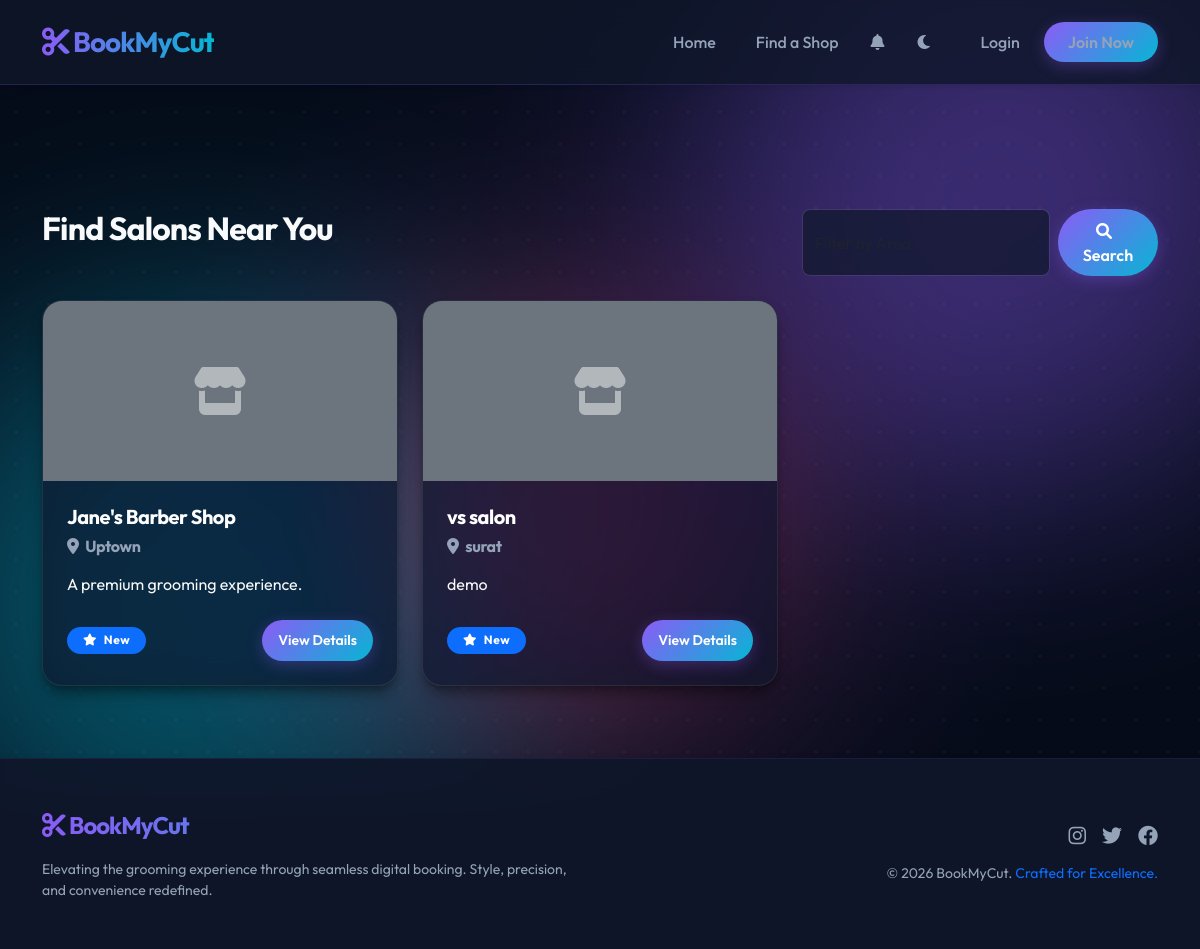
The page /shops on the database as committed earlier.
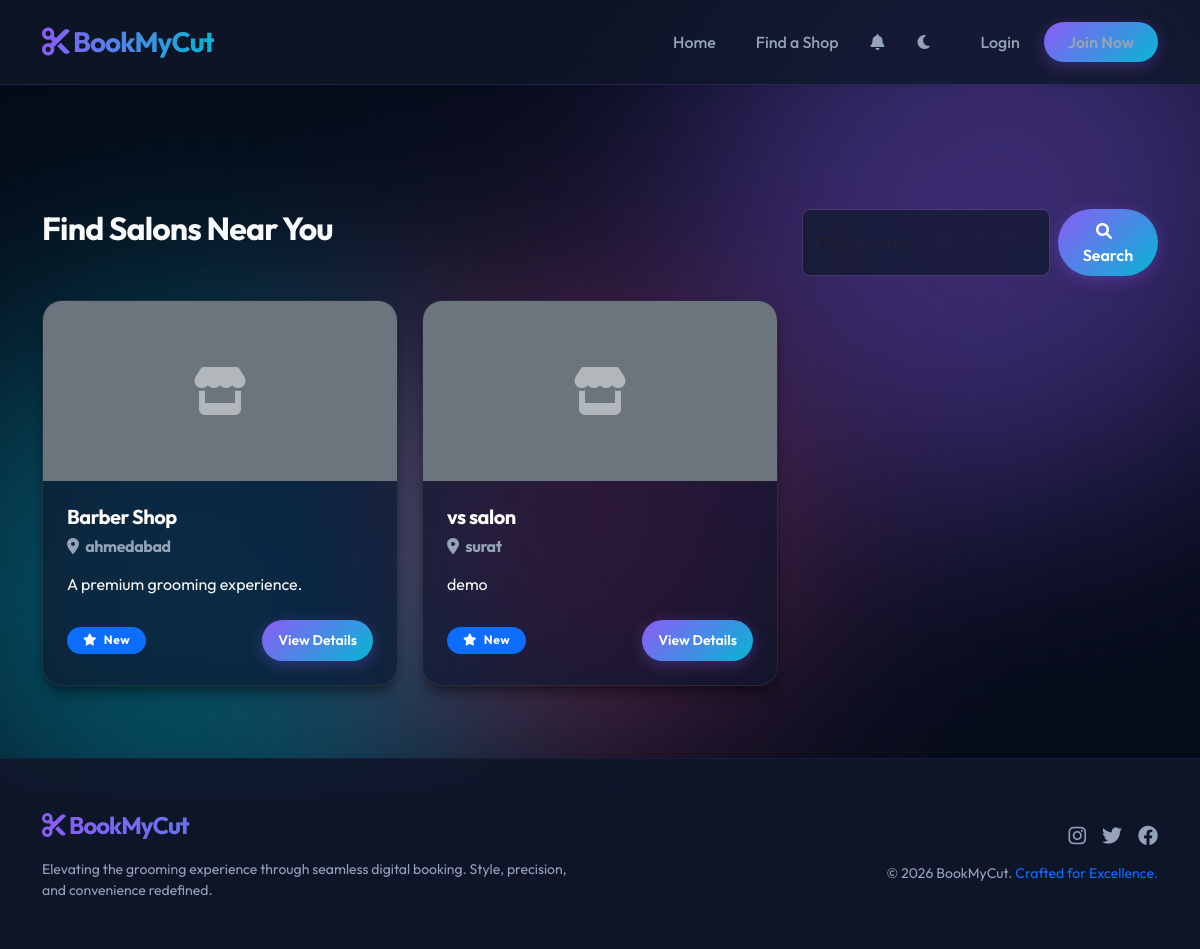
The same page on the database as committed later.
### tables this page shows
CREATE TABLE shops (
    id INTEGER PRIMARY KEY AUTOINCREMENT,
    owner_id INTEGER NOT NULL,
    name VARCHAR(100) NOT NULL,
    area VARCHAR(100) NOT NULL,
    address TEXT NOT NULL,
    description TEXT,
    contact_number VARCHAR(20),
    shop_image VARCHAR(255),
    created_at TIMESTAMP DEFAULT (datetime('now', 'localtime')),
    FOREIGN KEY (owner_id) REFERENCES users(id) ON DELETE CASCADE
);

### app.py (the view, shortened to what this page needs)
@app.route('/shops')
def list_shops():
    cursor = get_db_cursor()
    area_filter = request.args.get('area', '').strip()
    cursor.execute('SELECT DISTINCT area FROM shops WHERE area IS NOT NULL')
    all_areas = [row['area'] for row in cursor.fetchall()]
    for area in all_areas:
        search_index.insert(area)
    query = 'SELECT * FROM shops'
    params = ()
    cursor.execute(query, params)
    shops = [dict(row) for row in cursor.fetchall()]
    for shop in shops:
         cursor.execute('SELECT AVG(rating) as avg_rating FROM reviews WHERE shop_id = ?', (shop['id'],))
         res = cursor.fetchone()
         shop['rating'] = round(res['avg_rating'], 1) if res['avg_rating'] else 'New'
    return render_template('shops.html', shops=shops, all_areas=all_areas, area_filter=area_filter)

### app.py (called while the page is built)
def get_db_cursor():
    return db.connection.cursor()

def is_logged_in():
    return 'loggedin' in session

@app.context_processor
def inject_shop_status():
    unread_count = 0
    if is_logged_in():
        from flask import g
        cursor = get_db_cursor()
        cursor.execute("SELECT COUNT(*) as count FROM notifications WHERE user_id = ? AND is_read = FALSE", (session['id'],))
        res = cursor.fetchone()
        unread_count = res['count'] if res else 0
    if is_logged_in() and is_owner():
        cursor = get_db_cursor()
        cursor.execute('SELECT id FROM shops WHERE owner_id = ?', (session['id'],))
        shop = cursor.fetchone()
        return {'owner_has_shop': shop is not None, 'owner_shop_id': shop['id'] if shop else None, 'unread_notifications': unread_count, 'get_now': get_now}
    return {'owner_has_shop': False, 'owner_shop_id': None, 'unread_notifications': unread_count, 'get_now': get_now}

    @property
    def connection(self):
        if 'db_conn' not in g:
            g.db_conn = sqlite3.connect(self.db_path)
            g.db_conn.row_factory = sqlite3.Row
            g.db_conn.execute("PRAGMA foreign_keys = ON")
        return g.db_conn

### templates/shops.html (shortened to what this page needs)
{% extends 'base.html' %}
{% block content %}
<div class="row mb-4">
    <div class="col-md-8">
        <h2>Find Salons Near You</h2>
    </div>
    <div class="col-md-4">
        <form action="{{ url_for('list_shops') }}" method="get" class="d-flex">
            <input class="form-control me-2" type="search" name="area" placeholder="Filter by Area" aria-label="Search"
                list="area-list" value="{{ area_filter or '' }}">
            <button class="btn btn-primary rounded-pill px-4" type="submit">
                <i class="fas fa-search me-2"></i> Search
            </button>
        </form>
    </div>
</div>
<div class="row">
    {% for shop in shops %}
    <div class="col-md-4 mb-4">
        <div class="glass-card h-100 p-0 overflow-hidden fade-in">
            {% if shop.shop_image %}
            <img src="{{ url_for('static', filename='uploads/shop_pics/' + shop.shop_image) }}" class="card-img-top"
                alt="{{ shop.name }}" style="height: 180px; object-fit: cover;">
            {% else %}
            <div class="card-img-top bg-secondary d-flex align-items-center justify-content-center"
                style="height: 180px;">
                <i class="fas fa-store fa-3x text-light opacity-50"></i>
            </div>
            {% endif %}
            <div class="card-body p-4">
                <h5 class="fw-bold text-white mb-2">{{ shop.name }}</h5>
                <h6 class="text-muted mb-3"><i class="fas fa-map-marker-alt me-1"></i> {{ shop.area }}</h6>
                <p class="text-light text-truncate mb-4">{{ shop.description }}</p>
                <div class="d-flex justify-content-between align-items-center">
                    <span class="badge bg-primary px-3 rounded-pill"><i class="fas fa-star me-1"></i> {{ shop.rating
                        }}</span>
                    <a href="{{ url_for('shop_details', shop_id=shop.id) }}"
                        class="btn btn-primary btn-sm rounded-pill px-3">View Details</a>
                </div>
            </div>
        </div>
    </div>
    {% else %}
    <div class="col-12">
        <div class="alert alert-warning text-center">
            No shops found. Try a different area or check back later!
        </div>
    </div>
    {% endfor %}
</div>
{% endblock %}

Rows that differ between the two databases and show on the page:
changed shops "A premium grooming experience.": name "Jane's Barber Shop" → "Barber Shop"; area "Uptown" → "ahmedabad"
